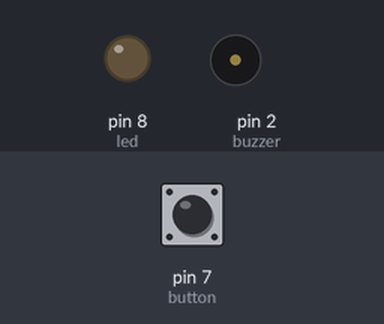
A sketch run on a simulated Arduino Uno, built with avr-gcc and run on an emulated ATmega328P. Shown: output pins drawn as LEDs (lit = HIGH), buzzer (waves = sounding, pin HIGH). The inputs (shaded band) are chosen by the test bench; at power-on: pin 7 (button) LOW.

Above: at 1.2 s.
1.3 s: pin 7 (button) pulled HIGH for 0.15 s
At 2.5 s:
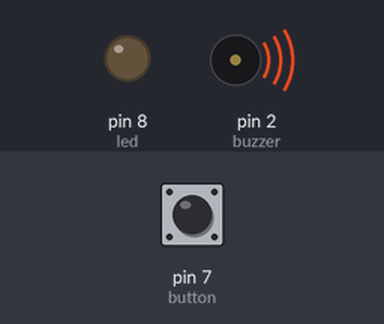
2.9 s: pin 7 (button) pulled HIGH for 1 s
At 3.9 s:
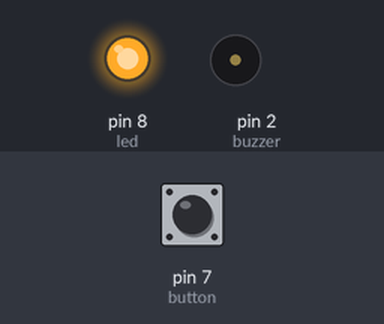
5.4 s: pin 7 (button) pulled HIGH for 3.2 s
At 5.8 s:
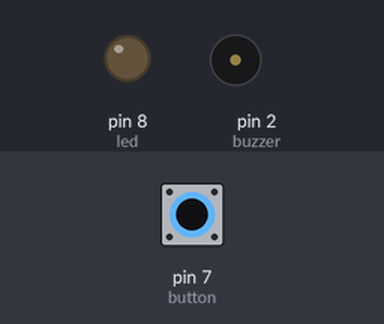
Timing chart, 0 to 8.4 s (numbered marks = the images above; inputs shaded):
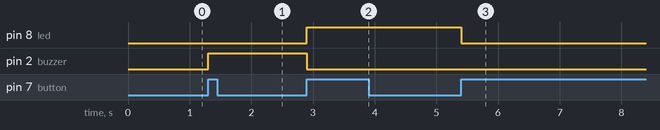

Measured:
- after the input at 1.3 s, pin 2 (buzzer): LOW → HIGH at once
- after the input at 2.9 s, pin 8 (led): LOW → HIGH at once; pin 2 (buzzer): HIGH → LOW at once
- after the input at 5.4 s, pin 8 (led): HIGH → LOW at once

The sketch:

scenario4_multi-state_alarm.ino
```cpp
const int led = 8;
const int buzzer = 2;
const int button = 7;

boolean buttonPressed = false;

void setup() {
  pinMode(led, OUTPUT);
  pinMode(buzzer, OUTPUT);
  pinMode(button, INPUT);
}

void loop() {
  // initially the buzzer and the led are off (state 1),
  // pushing the button once switches the buzzer on (state 2),
  // pushing it the second time switches the buzzer off and turns the led on (state 3),
  // pushing it the third time turns the led off (back to state 1)
  if (digitalRead(button) == HIGH && !buttonPressed) {
    buttonPressed = true;
	if (digitalRead(buzzer) == LOW && digitalRead(led) == LOW) { // if state 1
		digitalWrite(buzzer, HIGH);
	} else if (digitalRead(buzzer) == HIGH && digitalRead(led) == LOW) { // if state 2
		digitalWrite(buzzer, LOW);
		digitalWrite(led, HIGH);
	} else if (digitalRead(buzzer) == LOW && digitalRead(led) == HIGH) { // if state 3
		digitalWrite(led, LOW);
	}
  } else if (digitalRead(button) == LOW) {
    buttonPressed = false;
  }
}
```
